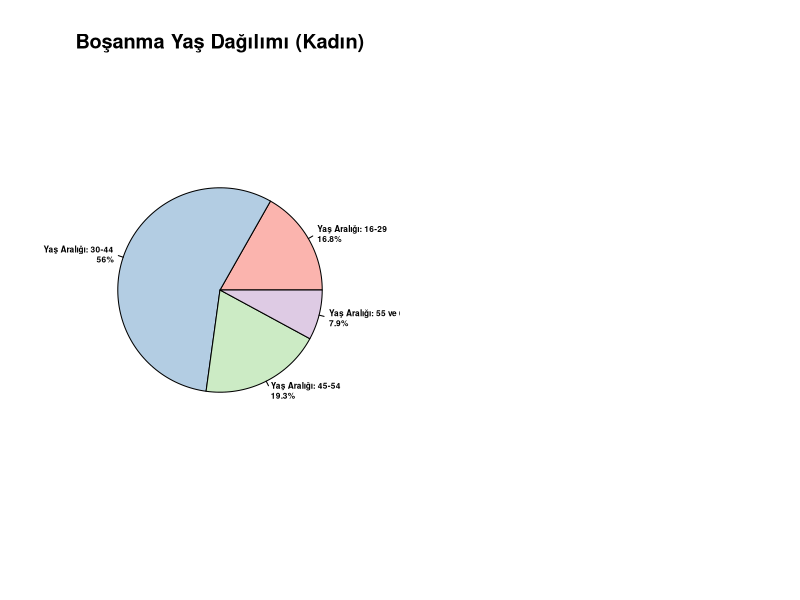
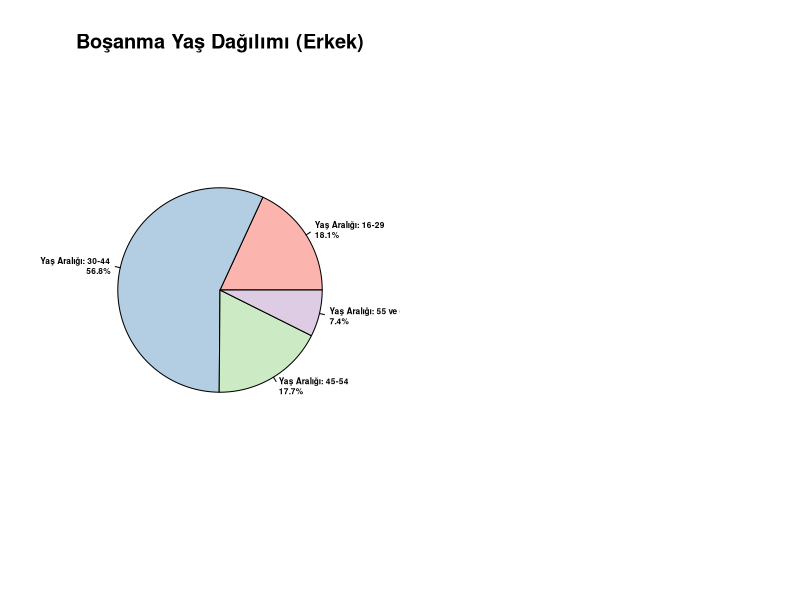

R code for these plots, in order:
## ---- chunk 1
# Daire grafikleri

library(readxl)
library(RColorBrewer)

# Veriyi oku
df <- read_excel("veri/Kadin_Erkek_Yas_Dagilimlari_Turkiye Genelll.xlsx")

# Kadın ve erkek verisi
kadin_veri <- df$Turkiye_Kadin_Dagilim
erkek_veri <- df$Turkiye_Erkek_Dagilim
yas_gruplari <- df$Yas_Grubu

# Yüzdeleri hesapla
kadin_yuzde <- round(kadin_veri / sum(kadin_veri) * 100, 1)
erkek_yuzde <- round(erkek_veri / sum(erkek_veri) * 100, 1)

# Etiketleri oluştur
kadin_etiketler <- paste0(yas_gruplari, "\n", kadin_yuzde, "%")
erkek_etiketler <- paste0(yas_gruplari, "\n", erkek_yuzde, "%")

# PASTEL renk paleti (4 yaş grubu için)
renkler <- brewer.pal(n = 4, name = "Pastel1")  # Alternatif: "Set3"

# Grafik ekranını ikiye böl
par(mfrow = c(1, 2))

# Kadın grafiği
pie(kadin_veri, labels = kadin_etiketler, main = "Boşanma Yaş Dağılımı (Kadın)", col = renkler,font=2,cex=0.5)

frame()

# Erkek grafiği
pie(erkek_veri, labels = erkek_etiketler, main = "Boşanma Yaş Dağılımı (Erkek)", col = renkler,font=2,cex=0.5)
#
#PieChart Bitiş
